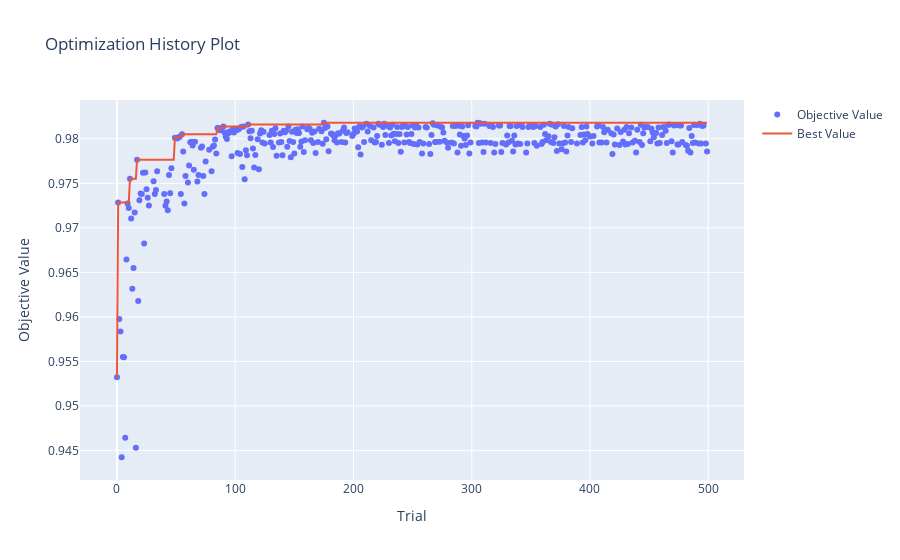

Notebook code cell kept with this figure:
### Code cell
p_history_no_feat_eng = optuna.visualization.plot_optimization_history(study_no_feat_eng)
p_history_no_feat_eng.show()

### Figure 1 — Plotly figure (JSON) as saved in the notebook; plotly's stock layout.template omitted (floating-point values rounded to 4 significant figures; data arrays with more than 128 entries replaced by an {"elided": "..."} marker saying what was removed)
{"data": [{"mode": "markers", "name": "Objective Value", "type": "scatter", "x": {"elided": "410 int values"}, "y": {"elided": "410 float values"}}, {"mode": "lines", "name": "Best Value", "type": "scatter", "x": {"elided": "500 int values"}, "y": {"elided": "500 float values"}}, {"marker": {"color": "#cccccc"}, "mode": "markers", "name": "Infeasible Trial", "showlegend": false, "type": "scatter", "x": [], "y": []}], "layout": {"title": {"text": "Optimization History Plot"}, "xaxis": {"title": {"text": "Trial"}}, "yaxis": {"title": {"text": "Objective Value"}}}}
